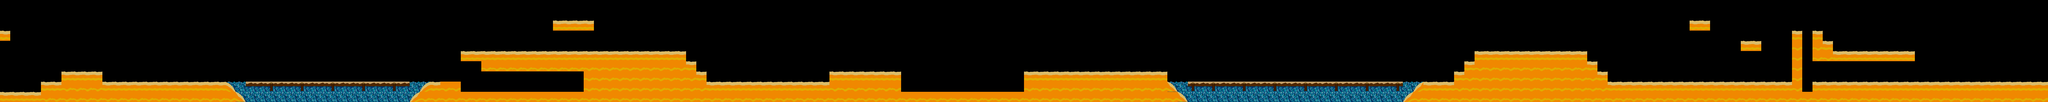

A 2D game scene composited from a Tiled map and its tileset images. What follows is a short description and the map's XML, with each tile layer's data collapsed to a summary:
An orthogonal 200x10 tile map with 50x50 px tiles, 2 tile layers (Water, Sand), 10 tilesets and 37 objects.

<map version="1.5" tiledversion="1.7.2" orientation="orthogonal" renderorder="left-down" width="200" height="10" tilewidth="50" tileheight="50" infinite="0" nextlayerid="17" nextobjectid="82">
 <editorsettings>
  <export target="level2.json" format="json" />
 </editorsettings>
 <tileset firstgid="1" source="bandages.tsx" />
 <tileset firstgid="2" source="tilesetbeach.tsx" />
 <tileset firstgid="102" source="crowIcon.tsx" />
 <tileset firstgid="103" source="harrierIcon.tsx" />
 <tileset firstgid="460" source="sparrowIcon.tsx" />
 <tileset firstgid="817" source="seagIcon.tsx" />
 <tileset firstgid="1174" source="fence.tsx" />
 <tileset firstgid="1186" source="car.tsx" />
 <tileset firstgid="1189" source="escombros.tsx" />
 <tileset firstgid="1194" source="tilesetForest.tsx" />
 <layer id="1" name="Water" width="200" height="10">
  <data>[2000 cells, 86 non-empty, 4 distinct tile ids]</data>
 </layer>
 <objectgroup id="5" name="Crows">
  <object id="5" gid="102" x="7959.33" y="300.333" width="40" height="50" />
  <object id="51" gid="102" x="2556" y="202.333" width="40" height="50" />
  <object id="52" gid="102" x="3005.33" y="201" width="40" height="50" />
 </objectgroup>
 <objectgroup id="2" name="Bandages">
  <object id="2" gid="1" x="5448.58" y="51.7576" width="50" height="50" />
  <object id="50" gid="1" x="861.667" y="395.667" width="50" height="50" />
  <object id="78" gid="1" x="8273.67" y="63.6667" width="50" height="50" />
 </objectgroup>
 <objectgroup id="15" name="Colas">
  <object id="53" gid="1046" x="2769.67" y="50.3333" width="50" height="50" />
 </objectgroup>
 <objectgroup id="14" name="Cars">
  <object id="23" gid="1188" x="5452" y="323" width="50" height="50" />
  <object id="65" gid="1187" x="3279" y="231.667" width="50" height="50" />
 </objectgroup>
 <objectgroup id="16" name="Spikes">
  <object id="74" gid="247" x="8815" y="435.667" width="50" height="50" />
 </objectgroup>
 <objectgroup id="7" name="Harriers">
  <object id="7" gid="297" x="6401" y="177" width="50" height="52" />
  <object id="66" gid="297" x="6295" y="178.333" width="50" height="50" />
  <object id="67" gid="297" x="6513.67" y="179.667" width="50" height="50" />
 </objectgroup>
 <objectgroup id="8" name="Sparrows">
  <object id="8" gid="654" x="4609" y="348" width="50" height="50" />
  <object id="9" gid="654" x="4462" y="352" width="50" height="50" />
  <object id="56" gid="655" x="2400.33" y="423.667" width="50" height="50" />
  <object id="71" gid="655" x="6837.67" y="249" width="50" height="50" />
  <object id="72" gid="655" x="6799" y="347.667" width="50" height="50" />
 </objectgroup>
 <objectgroup id="12" name="VictoryCollider">
  <object id="21" gid="1186" x="9899" y="380" width="50" height="50" />
 </objectgroup>
 <objectgroup id="13" name="Debris">
  <object id="22" gid="1190" x="4276" y="324" width="50" height="50" />
  <object id="63" gid="1191" x="3549.67" y="382.333" width="50" height="50" />
 </objectgroup>
 <objectgroup id="9" name="Seagulls">
  <object id="10" gid="1012" x="7451" y="125" width="50" height="50" />
  <object id="47" gid="1012" x="1303" y="199.667" width="50" height="50" />
  <object id="48" gid="1012" x="1551" y="301" width="50" height="50" />
  <object id="49" gid="1012" x="1801.67" y="198.333" width="50" height="50" />
  <object id="69" gid="1012" x="6903" y="302.333" width="50" height="50" />
  <object id="70" gid="1012" x="6899" y="175.667" width="50" height="50" />
  <object id="77" gid="1012" x="9200.33" y="150.333" width="50" height="50" />
  <object id="79" gid="1012" x="8649.67" y="301" width="50" height="50" />
 </objectgroup>
 <objectgroup id="10" name="Keys">
  <object id="16" x="15.8483" y="33.6667" width="20" height="64" />
  <object id="73" gid="333" x="6523" y="319.667" width="50" height="50" />
 </objectgroup>
 <objectgroup id="11" name="Fences">
  <object id="43" gid="1179" x="551" y="350.333" width="50" height="50" />
  <object id="44" gid="1179" x="700.333" y="351.667" width="50" height="50" />
  <object id="45" gid="1179" x="701.667" y="199.667" width="50" height="50" />
  <object id="54" gid="1179" x="2627" y="433" width="50" height="50" />
  <object id="61" gid="1179" x="3751" y="349" width="50" height="50" />
  <object id="62" gid="1179" x="3752.33" y="201" width="50" height="50" />
 </objectgroup>
 <layer id="3" name="Sand" width="200" height="10">
  <data>[2000 cells, 455 non-empty, 8 distinct tile ids]</data>
 </layer>
</map>
